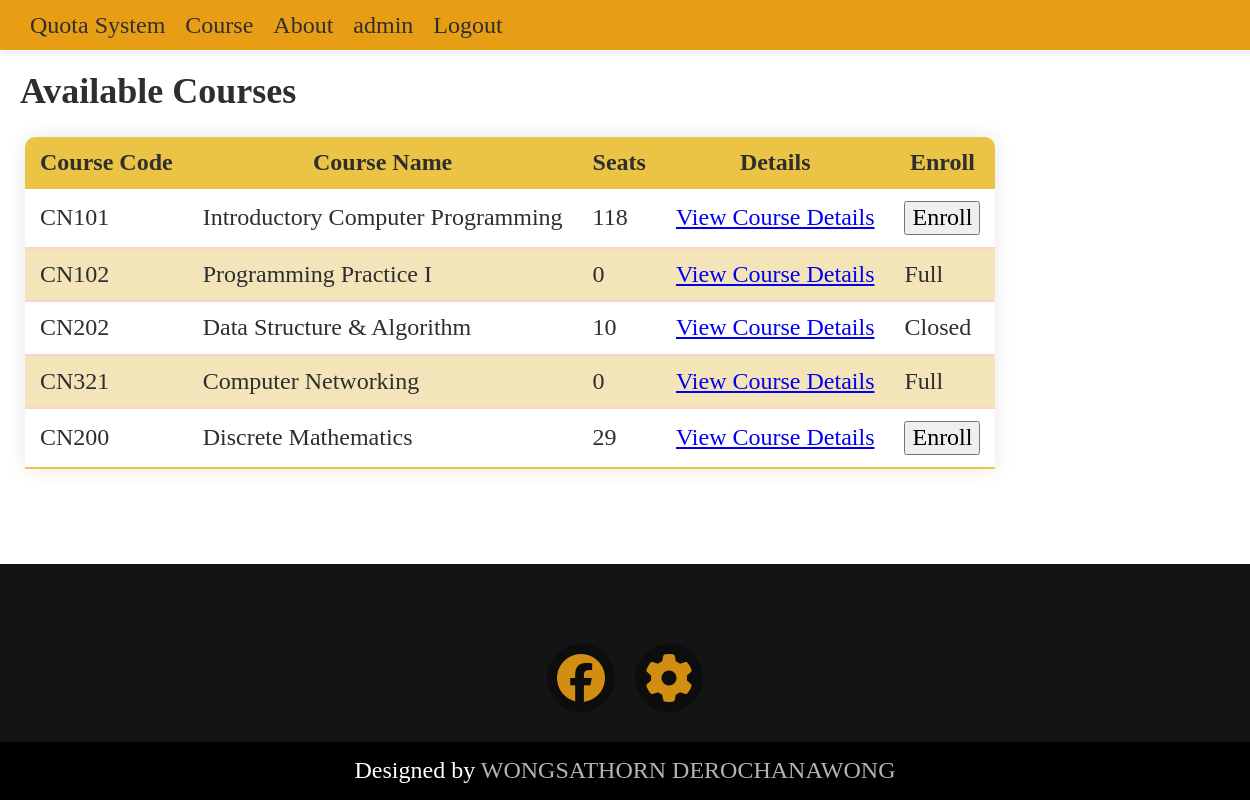
The app's page / (signed in) with its own data.
### course/models.py (models this page shows, shortened)
class Course(models.Model):
    course_code = models.CharField(max_length=5)
    course_name = models.CharField(max_length=100)
    course_description = models.TextField(null=True)
    semester   = models.CharField(max_length=1)
    year = models.CharField(max_length=4)
    seat = models.IntegerField()
    seat_is_full = models.BooleanField(null=True)
    Users = models.ManyToManyField(settings.AUTH_USER_MODEL, through='CourseEnrollment', related_name='enrolled_courses', blank=True)

### course/views.py (the view)
# urls.py: urlpatterns = [path("", views.courses, name='courses'),
def courses(request: HttpRequest):
    return render(request, 'course/courses.html', {'all': course_database})

### course/templates/course/courses.html (shortened to what this page needs)
{% extends 'course/components/base.html' %}
{% block content %}
<h2>Available Courses</h2>
<table>
    <thead>
        <tr>
            <th>Course Code</th>
            <th>Course Name</th>
            <th>Seats</th>
            <th>Details</th>
            <th>Enroll</th>
        </tr>
    </thead>
    <tbody>
        {% for item in all %}
            <tr>
                <td>{{ item.course_code }}</td>
                <td>{{ item.course_name }}</td>
                <td>{{ item.seat }}</td>
                <td>
                    <a href="{% url 'course_detail' item.course_code %}">View Course Details</a>
                </td>
                <td>
                    <form method="post" action="{% url 'enroll_in_course' item.course_code %}">
                        {% if request.user in item.Users.all %}
                            <span>Enrolled</span>
                        {% elif item.seat > 0 and not item.seat_is_full %}
                            <button type="submit">Enroll</button>
                        {% elif item.seat > 0 and item.seat_is_full %}
                            <span>Closed</span>
                        {% else %}
                            <span>Full</span>
                        {% endif %}
                    </form>
                </td>
            </tr>
        {% empty %}
            <tr>
                <td colspan="5">No courses available.</td>
            </tr>
        {% endfor %}
    </tbody>
</table>
{% endblock %}

### course/templates/course/components/navbar.html
{% load static %}
<nav class="navbar">
        <a class = "navbar_link">Quota System</a>
        <a class = "navbar_link" href="{% url 'courses' %}">Course</a>
        <a class = "navbar_link" href="{% url 'about' %}">About</a>
    {% if user.is_authenticated %}
        <a class = "navbar_link" href ="{%url 'dashboard' %}"><span>{{ user.username }}</span></a>
        <a class = "navbar_link" href ="{% url 'logout' %}">Logout</a>
    {% else %}
        <a class = "navbar_link" href = "{% url 'login' %}">Login</a>
        <a class = "navbar_link" href = "{% url 'register'%}">Register</a>
    {% endif %}
</nav>

### course/static/course/main.css (style rules this page uses)
html { font-family: 'RSU_Regular', 'sans-serif'; font-size: 1.5rem; color: #2E2E2E; height: 100%; overflow-x: hidden; }
h2 { margin: 20px; }
.navbar { background-color: rgb(231, 157, 20); border-bottom: 1px solid #ffffff; box-shadow: 0px 2px 6px 0px rgba(0, 0, 0, 0.1); display: flex; align-items: center; height: 50px; padding: 0 20px; position: relative; width: 100%; }
.navbar_link { float: left; color: #302f2f; background-color: rgba(0, 0, 0, 0); font-weight: 400; line-height: 1; text-decoration: none; display: flex; padding: 0px 10px; text-align: center; transition: transform 0.2s ease; }
table { border-radius: 10px 10px 0 0; overflow: hidden; border-collapse: collapse; box-shadow: 0 0 20px rgba(0, 0, 0, 0.1); margin: 25px; min-width: 400px; max-width: 100%; }
table thead tr { background-color: rgb(235, 196, 70); text-align: center; }
table th, table td { padding:12px 15px; }
table tbody tr { border-bottom: 2px solid rgb(247, 212, 212); }
table tbody tr:nth-of-type(even) { background-color: rgb(243, 228, 186); }
table tbody tr:last-of-type { border-bottom: 2px solid rgb(235, 196, 70); }

### records on screen
Course: course_code "CN101", course_name "Introductory Computer Programming", seat "118", seat_is_full "Enroll"
Course: course_code "CN102", course_name "Programming Practice I", seat "0", shows "Full"
Course: course_code "CN202", course_name "Data Structure & Algorithm", seat "10", seat_is_full "Closed"
Course: course_code "CN321", course_name "Computer Networking", seat "0", shows "Full"
Course: course_code "CN200", course_name "Discrete Mathematics", seat "29", seat_is_full "Enroll"

### other values on screen
{{ user.username }} "admin"
